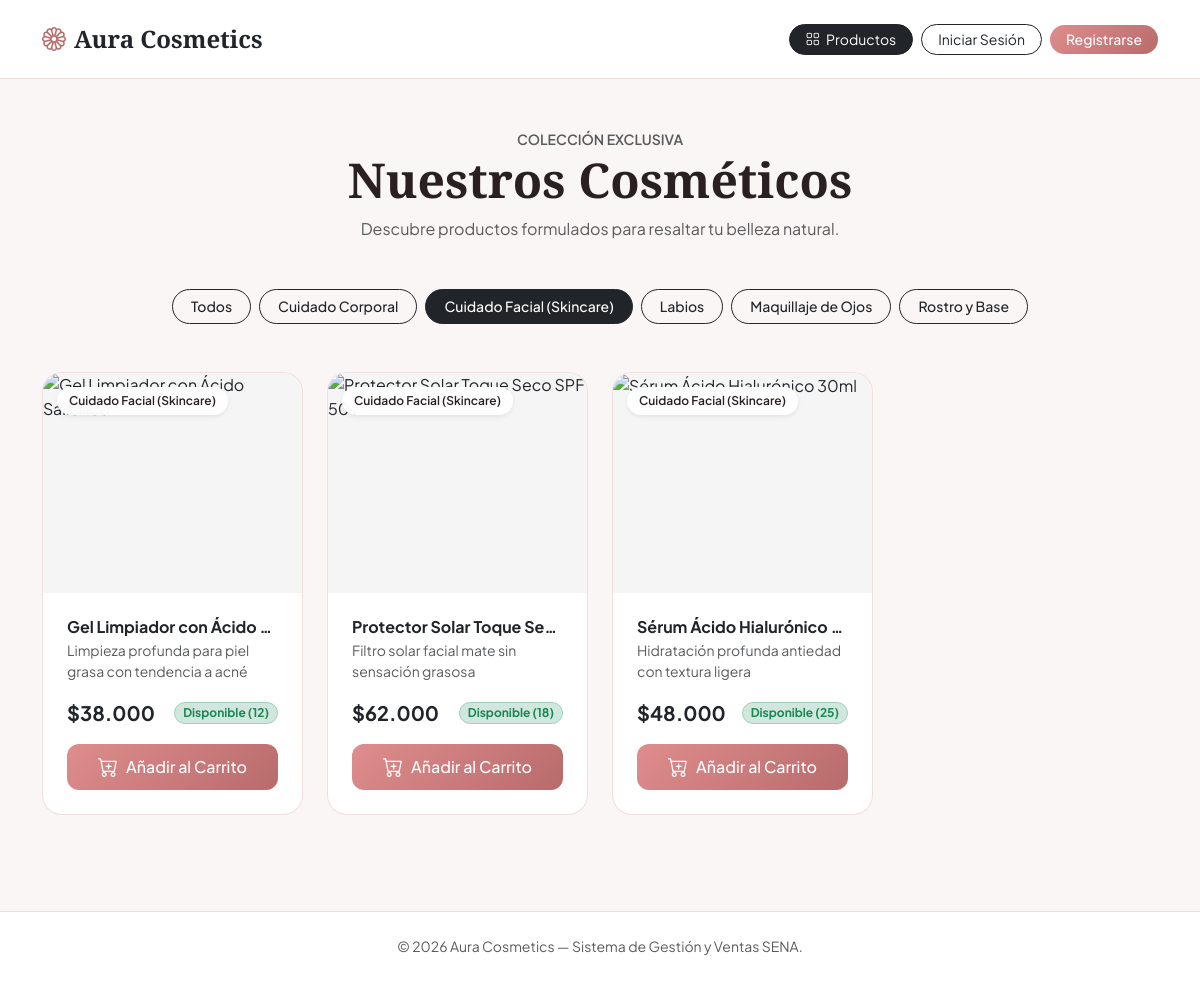
The page /catalogo.php?categoria=Cuidado+Facial+(Skincare) on the database its author committed.
### tables this page shows
CREATE TABLE `categorias` (
  `id_categoria` int NOT NULL,
  `nombre` varchar(60) NOT NULL,
  `descripcion` varchar(255) DEFAULT NULL
);

CREATE TABLE `productos` (
  `id_producto` int NOT NULL,
  `id_categoria` int NOT NULL,
  `nombre` varchar(120) NOT NULL,
  `descripcion` text,
  `precio` decimal(10,2) NOT NULL,
  `stock` int NOT NULL DEFAULT '0',
  `imagen` varchar(255) DEFAULT 'default.jpg',
  `estado` enum('activo','inactivo') DEFAULT 'activo',
  `fecha_creacion` datetime DEFAULT CURRENT_TIMESTAMP
);

### catalogo.php (the view, shortened to what this page needs)
<?php
require_once 'inc/conexion.php';
$categoria_filtro = $_GET['categoria'] ?? '';
if (!empty($categoria_filtro)) {
    $sql = "SELECT p.*, c.nombre AS nombre_categoria
            FROM productos p
            INNER JOIN categorias c ON p.id_categoria = c.id_categoria
            WHERE c.nombre = ?
            ORDER BY p.id_producto DESC";
    if ($stmt = mysqli_prepare($conexion, $sql)) {
        mysqli_stmt_bind_param($stmt, 's', $categoria_filtro);
        mysqli_stmt_execute($stmt);
        $resultado = mysqli_stmt_get_result($stmt);
    } else {
        $resultado = false;
    }
} else {
    $sql = "SELECT p.*, c.nombre AS nombre_categoria
            FROM productos p
            LEFT JOIN categorias c ON p.id_categoria = c.id_categoria
            ORDER BY p.id_producto DESC";
    $resultado = mysqli_query($conexion, $sql);
}
$res_categorias = mysqli_query($conexion, "SELECT * FROM categorias ORDER BY nombre ASC");
if (!function_exists('obtenerImagenProducto')) {
    function obtenerImagenProducto(?string $nombre_prod, ?string $nombre_cat = '', ?string $imagen_bd = ''): string {
        $nombre_prod = $nombre_prod ?? '';
        $nombre_cat  = $nombre_cat ?? '';
        $prod = mb_strtolower($nombre_prod, 'UTF-8');
        if (str_contains($prod, 'serum') || str_contains($prod, 'sérum') || str_contains($prod, 'hialurónico')) {
            return 'https://images.unsplash.com/photo-1620916566398-39f1143ab7be?q=80&w=600&auto=format&fit=crop';
        } elseif (str_contains($prod, 'protector') || str_contains($prod, 'bloqueador') || str_contains($prod, 'spf')) {
            return 'https://images.unsplash.com/photo-1598440947619-2c35fc9aa908?q=80&w=600&auto=format&fit=crop';
        } elseif (str_contains($prod, 'limpiador') || str_contains($prod, 'gel')) {
            return 'https://images.unsplash.com/photo-1556228720-195a672e8a03?q=80&w=600&auto=format&fit=crop';
        } elseif (str_contains($prod, 'pestañina') || str_contains($prod, 'pestania') || str_contains($prod, 'mascara')) {
            return 'https://images.unsplash.com/photo-1512496015851-a90fb38ba796?q=80&w=600&auto=format&fit=crop';
        } elseif (str_contains($prod, 'delineador')) {
            return 'https://images.unsplash.com/photo-1631214500115-598fc2cb8d2d?q=80&w=600&auto=format&fit=crop';
        } elseif (str_contains($prod, 'paleta') || str_contains($prod, 'sombra')) {
            return 'https://images.unsplash.com/photo-1596704017254-9b121068fb31?q=80&w=600&auto=format&fit=crop';
        } elseif (str_contains($prod, 'tinta')) {
            return 'https://images.unsplash.com/photo-1625093742435-6fa192b6fb10?q=80&w=600&auto=format&fit=crop';
        } elseif (str_contains($prod, 'gloss')) {
            return 'https://images.unsplash.com/photo-1571781926291-c477ebfd024b?q=80&w=600&auto=format&fit=crop';
        } elseif (str_contains($prod, 'labial')) {
            return 'https://images.unsplash.com/photo-1586495777744-4413f21062fa?q=80&w=600&auto=format&fit=crop';
        } elseif (str_contains($prod, 'base')) {
            return 'https://images.unsplash.com/photo-1631729371254-42c2892f0e6e?q=80&w=600&auto=format&fit=crop';
        } elseif (str_contains($prod, 'polvo')) {
            return 'https://images.unsplash.com/photo-1512496015851-a90fb38ba796?q=80&w=600&auto=format&fit=crop';
        } elseif (str_contains($prod, 'rubor') || str_contains($prod, 'blush')) {
            return 'https://images.unsplash.com/photo-1596462502278-27bfdc403348?q=80&w=600&auto=format&fit=crop';
        }
        return 'https://images.unsplash.com/photo-1522337360788-8b13dee7a37e?q=80&w=600&auto=format&fit=crop';
    }
}
$cant_items_carrito = array_sum(array_column($_SESSION['carrito'], 'cantidad'));
?>
<!DOCTYPE html>
<html lang="es">
<head>
    <link href="https://cdn.jsdelivr.net/npm/bootstrap@5.3.3/dist/css/bootstrap.min.css" rel="stylesheet">
    <link href="https://cdn.jsdelivr.net/npm/bootstrap-icons@1.11.3/font/bootstrap-icons.min.css" rel="stylesheet">
</head>
<body>
<nav class="navbar navbar-expand-lg navbar-cosmetic sticky-top py-3">
    <div class="container">
        <a class="navbar-brand brand-font fw-bold fs-4 text-dark" href="<?= isset($_SESSION['usuario_id']) ? 'dashboard.php' : 'catalogo.php' ?>">
            <i class="bi bi-flower1 me-2" style="color: #b86b6b;"></i>Aura Cosmetics
        </a>
        <div class="d-flex align-items-center gap-2">
            <?php if (isset($_SESSION['usuario_id'])): ?>
                <a href="dashboard.php" class="btn btn-outline-dark btn-sm rounded-pill px-3">
                    <i class="bi bi-house me-1"></i> Inicio
                </a>
                <a href="catalogo.php" class="btn btn-dark btn-sm rounded-pill px-3">
                    <i class="bi bi-grid me-1"></i> Productos
                </a>
                <a href="carrito.php" class="btn btn-outline-dark btn-sm rounded-pill px-3 position-relative">
                    <i class="bi bi-bag-heart me-1"></i> Carrito
                    <?php if (isset($cant_items_carrito) && $cant_items_carrito > 0): ?>
                        <span class="position-absolute top-0 start-100 translate-middle badge rounded-pill bg-danger">
                            <?= $cant_items_carrito ?>
                        </span>
                    <?php endif; ?>
                </a>
                <a href="mis_pedidos.php" class="btn btn-outline-dark btn-sm rounded-pill px-3">
                    <i class="bi bi-clock-history me-1"></i> Mis Pedidos
                </a>
                <a href="logout.php" class="btn btn-outline-danger btn-sm rounded-pill px-3 ms-1">Salir</a>
            <?php else: ?>
                <a href="catalogo.php" class="btn btn-dark btn-sm rounded-pill px-3">
                    <i class="bi bi-grid me-1"></i> Productos
                </a>
                <a href="login.php" class="btn btn-outline-dark btn-sm rounded-pill px-3">Iniciar Sesión</a>
                <a href="registro.php" class="btn btn-cosmetic btn-sm rounded-pill px-3">Registrarse</a>
            <?php endif; ?>
        </div>
    </div>
</nav>
<div class="container py-4 py-lg-5">
    <div class="text-center mb-5">
        <span class="text-uppercase small fw-semibold tracking-wide text-muted">Colección Exclusiva</span>
        <h2 class="brand-font display-5 fw-bold mb-2">Nuestros Cosméticos</h2>
        <p class="text-muted col-lg-6 mx-auto">
            Descubre productos formulados para resaltar tu belleza natural.
        </p>
    </div>
    <div class="d-flex flex-wrap justify-content-center gap-2 mb-5">
        <a href="catalogo.php" class="btn <?= empty($categoria_filtro) ? 'btn-dark' : 'btn-outline-dark' ?> filter-btn">
            Todos
        </a>
        <?php if ($res_categorias && mysqli_num_rows($res_categorias) > 0): ?>
            <?php while ($cat = mysqli_fetch_assoc($res_categorias)): ?>
                <a href="catalogo.php?categoria=<?= urlencode($cat['nombre']) ?>"
                   class="btn <?= ($categoria_filtro === $cat['nombre']) ? 'btn-dark' : 'btn-outline-dark' ?> filter-btn">
                    <?= htmlspecialchars($cat['nombre']) ?>
                </a>
            <?php endwhile; ?>
        <?php endif; ?>
    </div>
    <div class="row g-4">
        <?php if ($resultado && mysqli_num_rows($resultado) > 0): ?>
            <?php while ($producto = mysqli_fetch_assoc($resultado)):
                $nombre_cat = $producto['nombre_categoria'] ?? 'General';
            ?>
                <div class="col-12 col-sm-6 col-lg-4 col-xl-3">
                    <div class="card product-card h-100">
                        <div class="product-img-container">
                            <span class="badge-category shadow-sm">
                                <?= htmlspecialchars($nombre_cat) ?>
                            </span>
                        </div>
                        <div class="card-body d-flex flex-column p-4">
                            <h5 class="fw-bold fs-6 mb-1 text-truncate" title="<?= htmlspecialchars($producto['nombre']) ?>">
                                <?= htmlspecialchars($producto['nombre']) ?>
                            </h5>
                            <p class="text-muted small mb-3 flex-grow-1 text-truncate-2">
                                <?= htmlspecialchars((string)($producto['descripcion'] ?? 'Producto de alta calidad para tu rutina de belleza.')) ?>
                            </p>
                            <div class="d-flex justify-content-between align-items-center mb-3">
                                <span class="fs-5 fw-bold text-dark">
                                    $<?= number_format($producto['precio'], 0, ',', '.') ?>
                                </span>
                                <?php if ($producto['stock'] > 0): ?>
                                    <span class="badge bg-success-subtle text-success border border-success-subtle rounded-pill px-2 py-1 small">
                                        Disponible (<?= $producto['stock'] ?>)
                                    </span>
                                <?php else: ?>
                                    <span class="badge bg-danger-subtle text-danger border border-danger-subtle rounded-pill px-2 py-1 small">
                                        Agotado
                                    </span>
                                <?php endif; ?>
                            </div>
                            <form action="catalogo.php" method="POST">
                                <button type="submit" class="btn btn-cosmetic w-100 py-2 d-flex align-items-center justify-content-center gap-2"
                                        <?= ($producto['stock'] <= 0) ? 'disabled' : '' ?>>
                                    <i class="bi bi-cart-plus fs-5"></i>
                                    <span>Añadir al Carrito</span>
                                </button>
                            </form>
                        </div>
                    </div>
                </div>
            <?php endwhile; ?>
        <?php endif; ?>
    </div>
</div>
<footer class="bg-white border-top py-4 mt-5">
    <div class="container text-center text-muted small">
        <p class="mb-0">&copy; 2026 Aura Cosmetics — Sistema de Gestión y Ventas SENA.</p>
    </div>
</footer>
</body>
</html>

### catalogo.php (style rules this page uses)
:root { --cosmetic-rose: #d88a8a; --cosmetic-dark: #2a2024; --cosmetic-bg: #faf6f5; }
body { font-family: 'Plus Jakarta Sans', sans-serif; background-color: var(--cosmetic-bg); color: var(--cosmetic-dark); }
.brand-font { font-family: 'Playfair Display', serif; }
.navbar-cosmetic { background-color: #ffffff; border-bottom: 1px solid #ebd9d8; }
.product-card { border: 1px solid rgba(235, 217, 216, 0.8); border-radius: 20px; overflow: hidden; background-color: #ffffff; transition: all 0.3s cubic-bezier(0.165, 0.84, 0.44, 1); }
.product-img-container { height: 220px; overflow: hidden; position: relative; background-color: #f5f5f5; }
.badge-category { position: absolute; top: 14px; left: 14px; background: rgba(255, 255, 255, 0.92); backdrop-filter: blur(6px); color: var(--cosmetic-dark); font-size: 0.75rem; font-weight: 600; padding: 5px 12px; border-radius: 30px; z-index: 2; }
.btn-cosmetic { background: linear-gradient(135deg, #df8d8d 0%, #b86b6b 100%); border: none; color: #ffffff; border-radius: 12px; font-weight: 500; }
.filter-btn { border-radius: 30px; padding: 6px 18px; font-size: 0.875rem; font-weight: 500; }
.text-truncate-2 { display: block; display: -webkit-box; max-height: 3em; line-height: 1.5; overflow: hidden; text-overflow: ellipsis; -webkit-line-clamp: 2; line-clamp: 2; -webkit-box-orient: vertical; }

### rows shown on the page
categorias: nombre "Cuidado Corporal"
categorias: nombre "Cuidado Facial (Skincare)"
categorias: nombre "Labios"
categorias: nombre "Maquillaje de Ojos"
categorias: nombre "Rostro y Base"
productos: nombre "Gel Limpiador con Ácido…", descripcion "Limpieza profunda para piel grasa con tendencia a acné", precio "38.000", stock "12"
productos: nombre "Protector Solar Toque Se…", descripcion "Filtro solar facial mate sin sensación grasosa", precio "62.000", stock "18"
productos: nombre "Sérum Ácido Hialurónico…", descripcion "Hidratación profunda antiedad con textura ligera", precio "48.000", stock "25"
